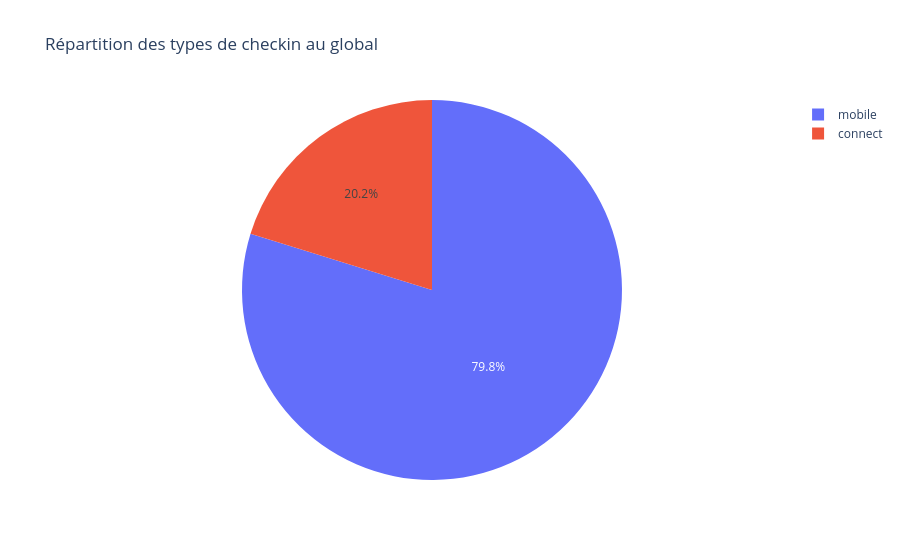

Source (notebook cell):
### Code cell
# Comptage global par état
groupby = delays_df.groupby("checkin_type")
get_type = pd.DataFrame({"start_type": groupby['checkin_type'].count()})
plot_connect=get_type.reset_index()

# Pie chart
fig=px.pie(
    plot_connect,
    names='checkin_type',
    values='start_type',
    title="Répartition des types de checkin au global",   
)        
fig.show()

### Figure 1 — Plotly figure (JSON) as saved in the notebook; plotly's stock layout.template omitted (floating-point values rounded to 4 significant figures)
{"data": [{"domain": {"x": [0, 1], "y": [0, 1]}, "hovertemplate": "checkin_type=%{label}<br>start_type=%{value}<extra></extra>", "labels": ["connect", "mobile"], "legendgroup": "", "name": "", "showlegend": true, "type": "pie", "values": [4307, 17003]}], "layout": {"legend": {"tracegroupgap": 0}, "title": {"text": "Répartition des types de checkin au global"}}}
